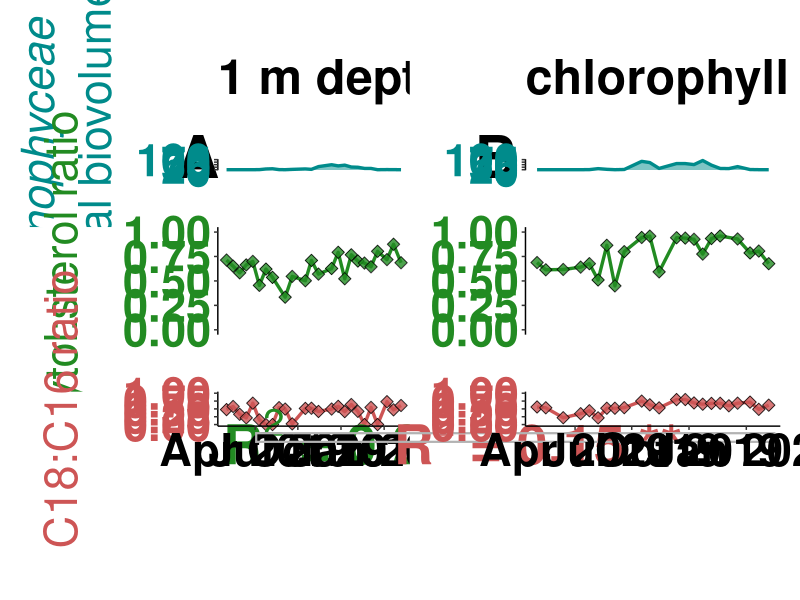

Write the R code that produced this figure.
## ---- chunk 1
knitr::opts_chunk$set(echo = TRUE)

#loading packages

library(readr)
library(here)
library(ggplot2)
library(reshape2)
library(cowplot)
library(grid)
library(gridExtra)


Sys.setlocale("LC_ALL", "English")

#import data

## lipid ratios (phytol:sterol ratios; C18:C16 ratios (FA))

lipid_ratios <- read.csv(here("01_Data","Lipid_ratios_ROT19.csv"), header = TRUE , sep = ";" , stringsAsFactors = FALSE, na.strings = "#NV")

## phytoplankton relative biovolume 

phytoplankton_rel.bioVol <- read.csv(here("01_Data","phytoplankton_rel_biovolume_ROT19.csv"), header = TRUE , sep = ";" , stringsAsFactors = FALSE, na.strings = "#NV")

#note: data frames include two different depths: surface water (A) and chlorophyll maximum depth (B)


#merge data frames

lipid_ratios_cyano_relBio <- cbind.data.frame(lipid_ratios, phytoplankton_rel.bioVol$cyanobacteria_relBio)

colnames(lipid_ratios_cyano_relBio) <- c("sample", "sumC18_C16.0_ratio", "phytol_sterol_ratio", "cyano_relBio")


#separating surface water (surface) and chlorophyll maximum depth (chlorMax)

lipid_ratios_cyano_relBio_surface <- lipid_ratios_cyano_relBio[1:25,]

lipid_ratios_cyano_relBio_chlorMax <- lipid_ratios_cyano_relBio[26:49,]


#Checking correlations between lipid ratios and cyanobacterial biovolume (R2 values)

summary(lm(cyano_relBio ~ phytol_sterol_ratio, data=lipid_ratios_cyano_relBio)) 

summary(lm(cyano_relBio ~ sumC18_C16.0_ratio, data=lipid_ratios_cyano_relBio)) 


#check correlations when excluding autumnal mixing event -> mixing from 191009 to 191204 #rows: 17-21; 41-45

lipid_ratios_cyano_relBio_woMix <- rbind.data.frame(lipid_ratios_cyano_relBio[1:16,],
                                                    lipid_ratios_cyano_relBio[22:40,],
                                                    lipid_ratios_cyano_relBio[46:49,])

summary(lm(cyano_relBio ~ phytol_sterol_ratio, data=lipid_ratios_cyano_relBio_woMix)) 

summary(lm(cyano_relBio ~ sumC18_C16.0_ratio, data=lipid_ratios_cyano_relBio_woMix)) 


#setting sampling dates

lipidRatio_datesA <- c("2019-01-30","2019-02-13", "2019-02-27", "2019-03-13", "2019-03-27", "2019-04-10", "2019-04-24",
                       "2019-05-08", "2019-05-22", "2019-06-04", "2019-06-19", "2019-07-17", "2019-07-30", "2019-08-14",
                       "2019-09-11", "2019-09-25", "2019-10-09", "2019-10-23", "2019-11-06","2019-11-20", "2019-12-04",
                       "2019-12-18", "2020-01-07", "2020-01-21", "2020-02-06")

rownames(lipid_ratios_cyano_relBio_surface) <- lipidRatio_datesA

lipid_ratios_cyano_relBio_surface$date <- as.Date(rownames(lipid_ratios_cyano_relBio_surface), "%Y-%m-%d")


lipidRatio_datesB <- c("2019-01-30", "2019-02-13", "2019-03-13","2019-03-27", "2019-04-10", "2019-04-24", "2019-05-08",
                       "2019-05-22", "2019-06-04", "2019-06-19", "2019-07-17", "2019-07-30", "2019-08-14", "2019-09-11",
                       "2019-09-25", "2019-10-09", "2019-10-23", "2019-11-06","2019-11-20", "2019-12-04","2019-12-18",
                       "2020-01-07", "2020-01-21", "2020-02-06")

rownames(lipid_ratios_cyano_relBio_chlorMax) <- lipidRatio_datesB

lipid_ratios_cyano_relBio_chlorMax$date <- as.Date(rownames(lipid_ratios_cyano_relBio_chlorMax), "%Y-%m-%d")


#reshape data frames

cyano_relBioA <- melt(subset(lipid_ratios_cyano_relBio_surface, select= c(date,cyano_relBio)),id.var="date")

phytol_sterol_ratioA <- melt(subset(lipid_ratios_cyano_relBio_surface, select= c(date,phytol_sterol_ratio)),id.var="date")

C18_C16_ratioA<- melt(subset(lipid_ratios_cyano_relBio_surface, select= c(date,sumC18_C16.0_ratio)),id.var="date")


cyano_relBioB <- melt(subset(lipid_ratios_cyano_relBio_chlorMax, select= c(date,cyano_relBio)),id.var="date")

phytol_sterol_ratioB <- melt(subset(lipid_ratios_cyano_relBio_chlorMax, select= c(date,phytol_sterol_ratio)),id.var="date")

C18_C16_ratioB<- melt(subset(lipid_ratios_cyano_relBio_chlorMax, select= c(date,sumC18_C16.0_ratio)),id.var="date")

## ---- chunk 2

# surface water

pcyano_surface <- ggplot() + ggtitle("1 m depth", subtitle= "1 m depth")+
  geom_line(data= cyano_relBioA, aes(x=date,y=value),color= "cyan4",  linewidth= 1.15)+ 
  geom_area(data=cyano_relBioA, aes(x=date,y=value), fill= "cyan4", shape= 23, size=3,alpha=0.5)+
  annotate("text",y= 132, x= as.Date("2018-11-30"),label="A", size=15, fontface=2, color="black")+
  coord_cartesian(ylim=c(0,100),x=as.Date(c("2019-01-30", "2020-02-06")), clip="off")+
  ylab(expression(atop(italic("Cyanophyceae"), "(% algal biovolume)"))) + xlab(NULL)+
  theme(axis.line = element_line(colour = "black"),
        plot.title= element_text(size=35, face= "bold"),
        plot.subtitle= element_text(size=30, color="white"),
        panel.background = element_blank(),
        axis.line.x =element_blank(),
        axis.ticks.x = element_blank(),
        axis.text.x = element_blank(),
        axis.text.y = element_text(size=32.5,color='cyan4', face="bold"),
        axis.title.y = element_text(size=32.5,color='cyan4', face="bold"),
        legend.position = "none",
        strip.background = element_blank(),
        strip.placement = "outside",
        strip.text = element_text(size = 30, color= 'cyan4', face="bold"),
        plot.margin = unit(c(1.5,0,1.35,0.5), "cm"))


pPhySt_surface <- ggplot() + 
  geom_line(data=phytol_sterol_ratioA [!is.na(phytol_sterol_ratioA$value),], aes(x=date,y=value),color= "forestgreen",
            linewidth= 1.15)+
  geom_point(data=phytol_sterol_ratioA[!is.na(phytol_sterol_ratioA$value),] , aes(x=date,y=value), fill= "forestgreen", 
             shape= 23, size=3,alpha=0.8)+
  ylab("phytol:sterol ratio") + xlab(NULL)+ ylim(0,1)+
  theme(panel.background = element_blank(),
        axis.line.x =element_blank(),
        axis.line.y =element_line(color='black'),
        axis.ticks.x = element_blank(),
        axis.text.x = element_blank(),
        axis.text.y.left = element_text(size=32.5,color="forestgreen", face="bold"),
        axis.title.y.left = element_text(size=32.5,color="forestgreen",margin=margin(r=25)),
        legend.position = "none",
        strip.background = element_blank(),
        strip.placement = "outside",
        strip.text = element_text(size = 30, color= 'forestgreen', face="bold"),
        plot.margin = unit(c(0,0,1.35,0.5), "cm"))


pC18C16_surface <- ggplot() + 
  geom_line(data=C18_C16_ratioA[!is.na(C18_C16_ratioA$value),], aes(x=date,y = value),color= "indianred3",  linewidth= 1.15)+
  geom_point(data=C18_C16_ratioA[!is.na(C18_C16_ratioA$value),], aes(x=date,y=value), fill= "indianred3", shape= 23,
             size=3,alpha=0.8)+
  annotate("text",y= -0.4, x= as.Date("2019-12-20"),label=expression(bold(R^2~"= 0.22"~"***")),
           size=14, fontface=2, color="forestgreen")+
  coord_cartesian(ylim=c(0,1),x=as.Date(c("2019-01-30", "2020-02-06")), clip="off")+
  ylab("C18:C16 ratio") + xlab(NULL)+
  theme(panel.background = element_blank(),
        axis.line.x =element_line(color="black"),
        axis.text.x = element_text(size=32.5, color= 'black', face= 'bold'),
        axis.line.y.left =element_line(color='black'),
        axis.text.y.left = element_text(size=32.5, color= "indianred3", face= 'bold'),
        axis.title.y.left = element_text(size=32.5, color= "indianred3",margin=margin(r=25)),
        legend.position = "none",
        strip.background = element_blank(),
        strip.placement = "outside",
        strip.text = element_text(size=1, color= 'white', face= 'bold'),
        plot.margin = unit(c(0,0,3.15,0.5), "cm"))


pcyano_lipid_ratio_surface <- plot_grid(pcyano_surface, pPhySt_surface, pC18C16_surface, ncol=1, 
                                        rel_heights = c(1.45,1.05,1.33),align="v", axis='lr')


#chlorophyll maximum depth

pcyano_chlorMax <- ggplot() + ggtitle("chlorophyll maximum depth", subtitle= "chlorophyll maximum depth")+
  geom_line(data=cyano_relBioB, aes(x=date,y=value),color= "cyan4",  linewidth= 1.15)+
  geom_area(data=cyano_relBioB, aes(x=date,y=value, fill= variable), shape= 23, size=3,alpha=0.5)+
  scale_fill_manual(labels=c("cyano_relBio"= expression(atop(cyanobacteria,("%"~algal~biovolume)))),
                    values=c(cyano_relBio="cyan4"))+
  annotate("text",y= 132, x= as.Date("2018-11-25"),label="B", size=15, fontface=2, color="black")+
  coord_cartesian(ylim=c(0,100),x=as.Date(c("2019-01-30", "2020-02-06")), clip="off")+
  ylab(NULL) + xlab(NULL)+
  theme(panel.background = element_blank(),
        plot.title=element_text(size=35, color= 'black', face= 'bold'),
        plot.subtitle=element_text(size=30, color= 'white'),
        legend.position = "none",
        #legend.position = "right",
        #legend.key = element_blank(),
        #legend.title = element_blank(),
        #legend.text= element_text(size=30, color='black'),
        axis.line.x =element_blank(),
        axis.ticks.x = element_blank(),
        axis.text.x = element_blank(),
        axis.line.y.left =element_line(color='black'),
        axis.text.y.left = element_text(size=32.5, color= 'cyan4', face= 'bold'),
        strip.background = element_blank(),
        strip.placement = "outside",
        strip.text = element_text(size=1, color= 'white', face= 'bold'),
        plot.margin = unit(c(1.5,0.5,1.35,0.5), "cm"))


pPhySt_chlorMax <- ggplot() + 
  geom_line(data=phytol_sterol_ratioB[!is.na(phytol_sterol_ratioB$value),] , aes(x=date,y=value),color= "forestgreen",
            linewidth= 1.15)+
  geom_point(data=phytol_sterol_ratioB[!is.na(phytol_sterol_ratioB$value),] , aes(x=date,y=value, fill= variable), shape= 23,
             size=3,alpha=0.8)+
  scale_fill_manual(labels=c("phytol_sterol_ratio"= "phytol:sterol ratio"),
                    values=c(phytol_sterol_ratio="forestgreen"))+
  coord_cartesian(ylim=c(0,1),x=as.Date(c("2019-01-30", "2020-02-06")), clip="off")+
  ylab(NULL) + xlab(NULL)+
  theme(panel.background = element_blank(),
        legend.position = "none",
        #legend.position = "right",
        #legend.key = element_blank(),
        #legend.title = element_blank(),
        #legend.text= element_text(size=30, color='black'),
        axis.line.x =element_blank(),
        axis.ticks.x = element_blank(),
        axis.text.x = element_blank(),
        axis.line.y.left =element_line(color='black'),
        axis.text.y.left = element_text(size=32.5, color= "forestgreen", face= 'bold'),
        strip.background = element_blank(),
        strip.placement = "outside",
        strip.text = element_text(size=1, color= 'white', face= 'bold'),
        plot.margin = unit(c(0,0.5,1.35,0.5), "cm"))


pC18C16_chlorMax <- ggplot() + 
  geom_line(data=C18_C16_ratioB[!is.na(C18_C16_ratioB$value),], aes(x=date,y = value),color= "indianred3",  linewidth= 1.15)+
  geom_point(data=C18_C16_ratioB[!is.na(C18_C16_ratioB$value),], aes(x=date,y=value, fill= variable), shape= 23,
             size=3,alpha=0.8)+
  scale_fill_manual(labels=c("sumC18_C16.0_ratio"= "C18:C16 ratio"),
                    values=c(sumC18_C16.0_ratio="indianred3"))+
  coord_cartesian(ylim=c(0,1),x=as.Date(c("2019-01-30", "2020-02-06")), clip="off")+
  annotate("text",y= -0.4, x= as.Date("2019-02-01"),label=expression(bold(R^2~"= 0.15"~"**")),
           size=14, fontface=2, color="indianred3")+
  geom_rect(aes(xmin = as.Date("2017-11-05"), xmax = as.Date("2020-02-15"), ymin = -0.55, ymax = -0.275),
            fill = "transparent", color = "gray70", linewidth=0.75)+ 
  ylab(NULL) + xlab(NULL)+ 
  theme(panel.background = element_blank(),
        legend.position = "none",
        #legend.position = "right",
        #legend.key = element_blank(),
        #legend.title = element_blank(),
        #legend.text= element_text(size=30, color='black'),
        axis.line.x =element_line(color="black"),
        axis.text.x = element_text(size=32.5,color='black', face="bold"),
        axis.line.y.left =element_line(color='black'),
        axis.text.y.left = element_text(size=32.5, color= 'indianred3', face= 'bold'),
        strip.background = element_blank(),
        strip.placement = "outside",
        strip.text = element_text(size = 30, color= 'indianred3', face="bold"),
        plot.margin = unit(c(0,0.5,3.15,0.5), "cm"))

pcyano_lipid_ratio_chlorMax <- plot_grid(pcyano_chlorMax, pPhySt_chlorMax, pC18C16_chlorMax, ncol=1, align="v",
                                         rel_heights=c(1.45,1.05,1.33), axis='lr')

Fig6 <- plot_grid(pcyano_lipid_ratio_surface, pcyano_lipid_ratio_chlorMax, ncol=2,rel_widths = c(1.05,1), align="h")

## ---- chunk 3

plot (Fig6)

